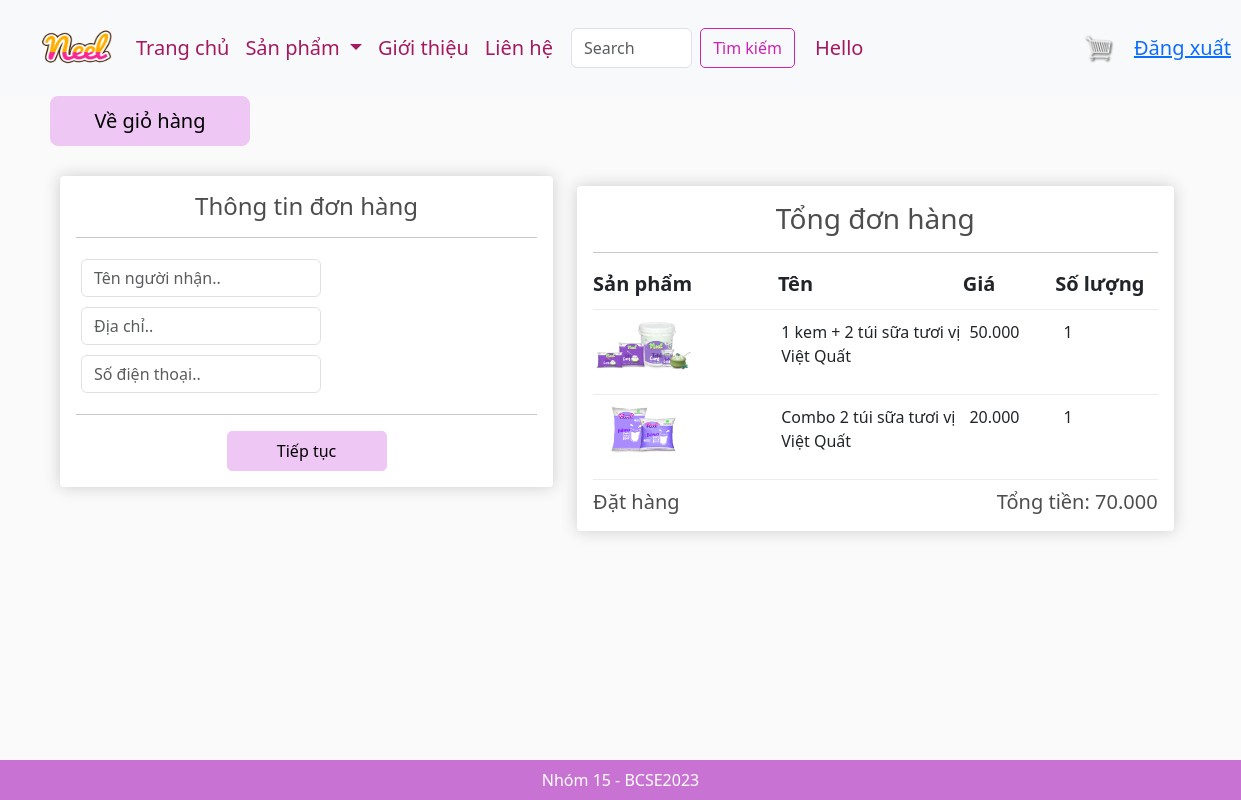
/checkout/ (signed in), run on an earlier commit of the app's database.
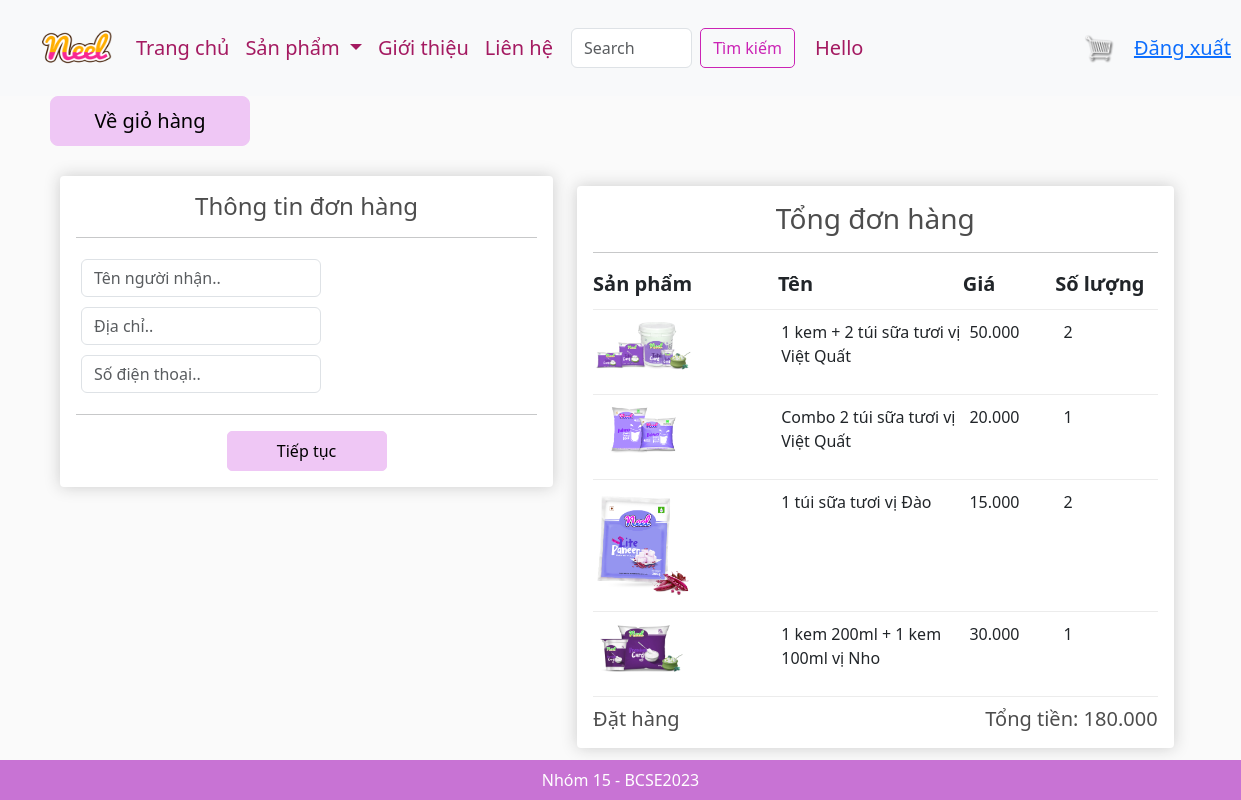
And on a later commit of the database.
### app/models.py (models this page shows, shortened)
class OrderItem(models.Model):
    product = models.ForeignKey(Product,on_delete=models.SET_NULL,blank=True,null=True)
    order = models.ForeignKey(Order,on_delete=models.SET_NULL,blank=True,null=True)
    quantity = models.IntegerField(default=0,null=True,blank=True,db_column='quality')
    date_added = models.DateTimeField(auto_now_add=True)
    @property
    def get_total(self):
        if self.product is not None:
            total = self.product.price * self.quantity
            return total
        else:
            return 0

class Product(models.Model):
    name = models.CharField(max_length=200,null=True)
    price = models.FloatField()
    digital = models.BooleanField(default=False,null=True,blank=False)
    image  = models.ImageField(null=True,blank=True)
    @property
    def ImageURL(self):
        try:
            url = self.image.url
        except:
            url = ''
        return url

class Order(models.Model):
    customer = models.ForeignKey(User,on_delete=models.SET_NULL,blank=True,null=True)
    date_order = models.DateTimeField(auto_now_add=True)
    complete = models.BooleanField(default=False,null=True,blank=False)
    transaction_id = models.CharField(max_length=200,null=True)
    @property
    def get_cart_items(self):
        orderitems = self.orderitem_set.all()
        total = sum([item.quantity for item in orderitems ])
        return total
    @property
    def get_cart_total(self):
        orderitems = self.orderitem_set.all()
        total = sum([item.get_total for item in orderitems if item.product is not None])
        return total

### app/views.py (the view)
# urls.py: path('checkout/', views.checkout, name="checkout"),
def checkout(request):
    if request.user.is_authenticated:
        customer = request.user
        order, created = Order.objects.get_or_create(customer=customer, complete = False)
        items = order.orderitem_set.all()
        cartItems = order.get_cart_items
        user_not_login = "hidden"
        user_login = "show"
    else:
        items = []
        order={'get_cart_items':0, 'get_cart_total':0}
        cartItems = order['get_cart_items']
        user_not_login = "show"
        user_login = "hidden"
    context={'items':items,'order':order,'cartItems':cartItems,'user_not_login':user_not_login,'user_login':user_login}
    return render(request,'app/checkout.html',context)

### app/templates/app/checkout.html (shortened to what this page needs)
{% extends 'app/base.html' %}
{% load static %}
{% block content_checkout %}
<a  style="float:lef;margin-left:50px; margin-bottom:30px; width:200px; height: 50px; font-size: 20px;border-radius:8px; background-color:#EFC7F5; border-color:#EFC7F5; color: #000000; text-decoration: none; display: flex; justify-content: center; align-items: center;" class="btn btn-success" href="{% url 'cart' %}">Về giỏ hàng</a>
     <div class="row" style='width:100%; '>
		<div class="col-lg-5" style="margin-left:60px">
			<div class="box-element" id="form-wrapper">
				<h4 style="text-align: center">Thông tin đơn hàng</h4>
				<hr>
				<form id="form">
					<div id="user-info">
						<div class="form-field">
							<input required class="form-control" type="text" name="name" placeholder="Tên người nhận..">
						</div>
						<div class="form-field">
							<input class="form-control" type="text" name="address" placeholder="Địa chỉ..">
						</div>
						<div class="form-field">
							<input class="form-control" type="text" name="address" placeholder="Số điện thoại..">
						</div>
					</div>
					<hr>
					<div style="text-align: center;">
						<input id="form-button" class="btn btn-success btn-block" type="submit" value="Tiếp tục" style='border-radius: 5px; background-color: #EFC7F5; border-color: #EFC7F5; color: #000000; height:40px; width:160px'>
				</div>
							</form>
			</div>
			<br>
		</div>
		<div class="col-lg-6">
			<div class="box-element">
				<h4 style="text-align: center; font-size: 28px">Tổng đơn hàng</h4>
				<hr>
				<div class="cart-row">
					<div style="flex:2; font-size: 20px; "><strong>Sản phẩm</strong></div>
					<div style="flex:2; font-size: 20px"><strong>Tên </strong></div>
					<div style="flex:1; font-size: 20px"><strong>Giá</strong></div>
					<div style="flex:1; font-size: 20px;margin-right: 10px"><strong>Số lượng</strong></div>
				</div>
				{% for item in items%}
				<div class="cart-row">
					<div style="flex:2"><img class="row-image" src="{{item.product.ImageURL}}"></div>
					<div style="flex:2;"><p>{{item.product.name}}</p></div>
					<div style="flex:1"><p>{{item.product.price| floatformat:3}}</p></div>
					<div style="flex:1"><p>{{item.quantity}}</p></div>
				</div>
				{%endfor%}
				<div>
					<h5 style="display: inline;" >Đặt hàng</h5>
					<h5 style="display: inline;float: right;">Tổng tiền: {{order.get_cart_total | floatformat:3}}</h5>
				</div>
			</div>
		</div>
	</div>
{% endblock content_checkout %}

What changed in the data, as far as the page shows it:
changed OrderItem "1 kem + 2 túi sữa tươi vị Việt Quất": quantity "1" → "2"
added OrderItem: product.ImageURL (picture), product.name "1 túi sữa tươi vị Đào", product.price "15.000", quantity "2"
added OrderItem: product.ImageURL (picture), product.name "1 kem 200ml + 1 kem 100ml vị Nho", product.price "30.000", quantity "1"
changed through a linked row, Order: get_cart_total "70.000" → "180.000"
